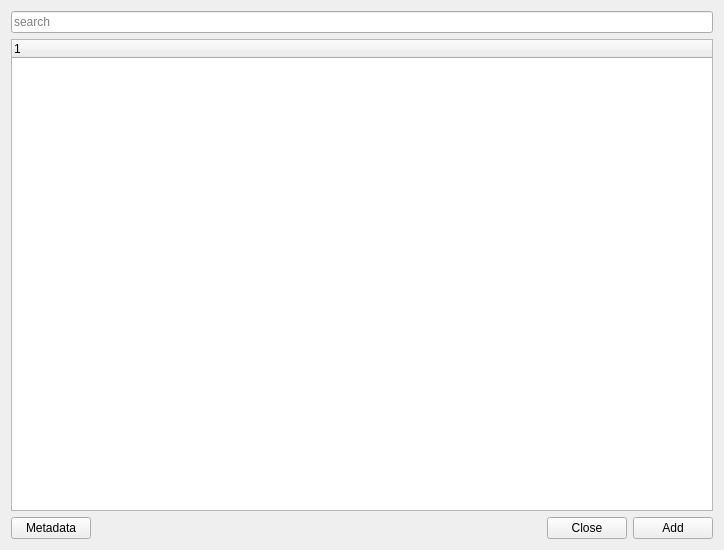
<?xml version="1.0" encoding="UTF-8"?>
<ui version="4.0">
 <class>MapLibraryDialogBase</class>
 <widget class="QDialog" name="MapLibraryDialogBase">
  <property name="geometry">
   <rect>
    <x>0</x>
    <y>0</y>
    <width>724</width>
    <height>550</height>
   </rect>
  </property>
  <property name="windowTitle">
   <string>Map Library</string>
  </property>
  <layout class="QVBoxLayout" name="verticalLayout">
   <item>
    <widget class="QLineEdit" name="search_ldt">
     <property name="toolTip">
      <string>Search the library by typing more than 3 characters</string>
     </property>
     <property name="whatsThis">
      <string/>
     </property>
     <property name="inputMask">
      <string/>
     </property>
     <property name="text">
      <string/>
     </property>
     <property name="placeholderText">
      <string>search </string>
     </property>
     <property name="clearButtonEnabled">
      <bool>true</bool>
     </property>
    </widget>
   </item>
   <item>
    <widget class="QTreeWidget" name="layer_twg">
     <property name="toolTip">
      <string>Add a layer from this library to your project by double clicking</string>
     </property>
     <column>
      <property name="text">
       <string notr="true">1</string>
      </property>
     </column>
    </widget>
   </item>
   <item>
    <layout class="QHBoxLayout" name="horizontalLayout_2">
     <item>
      <widget class="QPushButton" name="metadata_btn">
       <property name="toolTip">
        <string>Show the metadata for the selected layer in your webbrowser</string>
       </property>
       <property name="text">
        <string>Metadata</string>
       </property>
       <property name="autoDefault">
        <bool>false</bool>
       </property>
      </widget>
     </item>
     <item>
      <spacer name="horizontalSpacer">
       <property name="orientation">
        <enum>Qt::Horizontal</enum>
       </property>
       <property name="sizeHint" stdset="0">
        <size>
         <width>40</width>
         <height>20</height>
        </size>
       </property>
      </spacer>
     </item>
     <item>
      <widget class="QPushButton" name="close_btn">
       <property name="toolTip">
        <string>Close this window</string>
       </property>
       <property name="text">
        <string>Close</string>
       </property>
       <property name="autoDefault">
        <bool>false</bool>
       </property>
      </widget>
     </item>
     <item>
      <widget class="QPushButton" name="add_btn">
       <property name="toolTip">
        <string>Add the selected layer to your project</string>
       </property>
       <property name="text">
        <string>Add</string>
       </property>
       <property name="autoDefault">
        <bool>false</bool>
       </property>
      </widget>
     </item>
    </layout>
   </item>
  </layout>
 </widget>
 <resources/>
 <connections/>
</ui>
